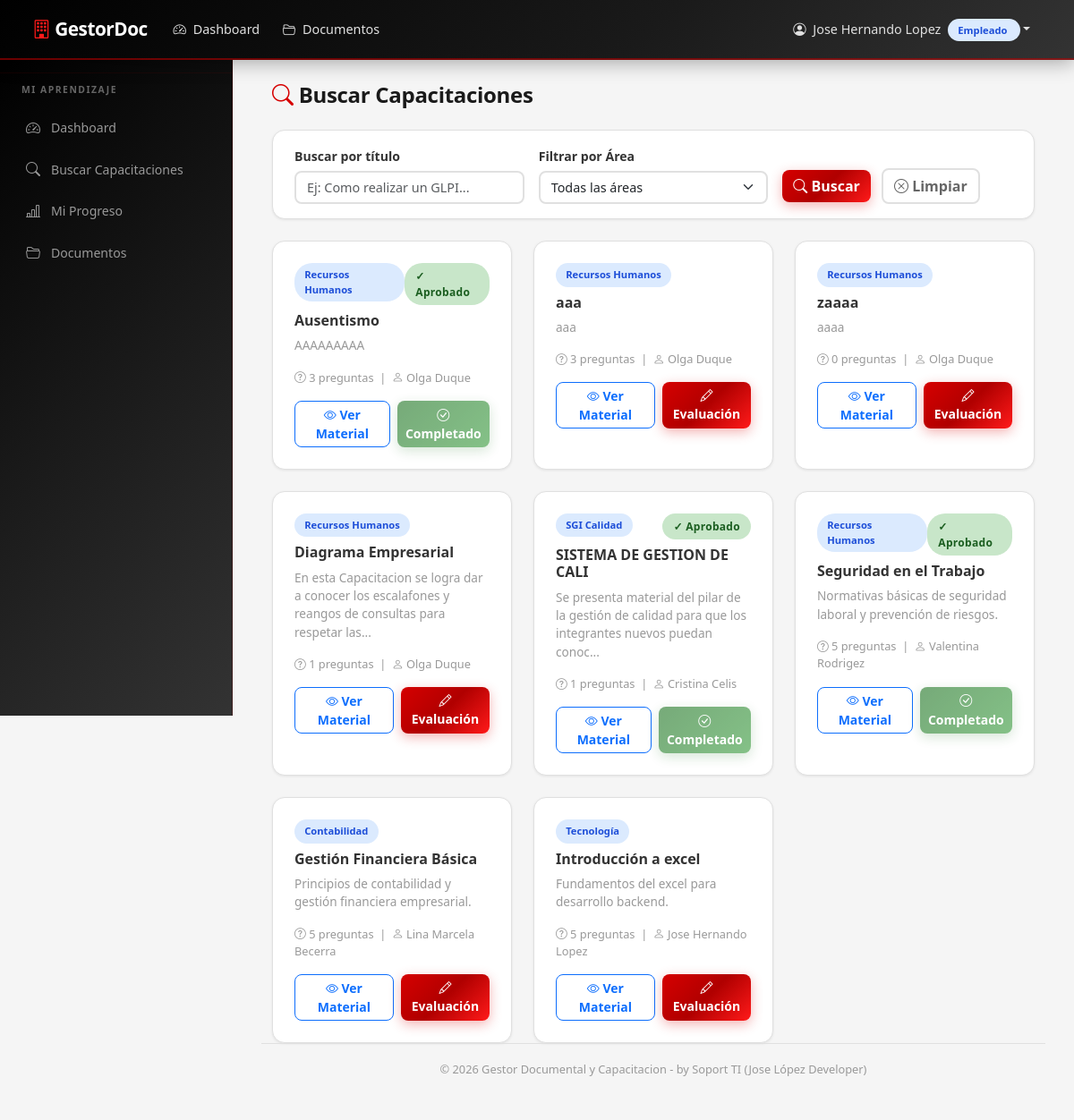
Page /capacitaciones (signed in) on the committed database.
### models.py (models this page shows, shortened)
class User(UserMixin, db.Model):
    __tablename__ = 'user'
    id = db.Column(db.Integer, primary_key=True)
    username = db.Column(db.String(80), unique=True, nullable=False)
    password_hash = db.Column(db.String(256), nullable=False)
    nombres = db.Column(db.String(120), nullable=False, default='')
    apellidos = db.Column(db.String(120), nullable=False, default='')
    role = db.Column(db.String(20), nullable=False, default='Empleado')
    activo = db.Column(db.Boolean, default=True)
    fecha_creacion = db.Column(db.DateTime, default=datetime.utcnow)
    gestor = db.relationship('Gestor', backref='user', uselist=False, lazy=True)
    empleado = db.relationship('Empleado', backref='user', uselist=False, lazy=True)
    @property
    def nombre_completo(self):
        return f'{self.nombres} {self.apellidos}'.strip()

class Capacitacion(db.Model):
    __tablename__ = 'capacitacion'
    id = db.Column(db.Integer, primary_key=True)
    titulo = db.Column(db.String(200), nullable=False)
    descripcion = db.Column(db.Text, default='')
    area_id = db.Column(db.Integer, db.ForeignKey('area.id'), nullable=False)
    gestor_id = db.Column(db.Integer, db.ForeignKey('gestor.id'), nullable=False)
    material_link = db.Column(db.String(500), default='')  # Video/PDF link (legacy)
    porcentaje_aprobacion = db.Column(db.Integer, default=80)  # % mínimo para aprobar
    activa = db.Column(db.Boolean, default=True)
    fecha_creacion = db.Column(db.DateTime, default=datetime.utcnow)
    preguntas = db.relationship('Pregunta', backref='capacitacion', lazy=True,
                                cascade='all, delete-orphan')
    progreso = db.relationship('ProgresoCapacitacion', backref='capacitacion', lazy=True)
    materiales = db.relationship('MaterialCapacitacion', backref='capacitacion', lazy=True,
                                 cascade='all, delete-orphan')

class Area(db.Model):
    __tablename__ = 'area'
    id = db.Column(db.Integer, primary_key=True)
    nombre_area = db.Column(db.String(100), unique=True, nullable=False)
    gestores = db.relationship('Gestor', backref='area', lazy=True)
    documentos = db.relationship('Documento', backref='area', lazy=True)
    capacitaciones = db.relationship('Capacitacion', backref='area', lazy=True)

### routes/empleado.py (the view)
@empleado_bp.route('/capacitaciones')
@login_required
def listar_capacitaciones():
    if current_user.role != 'Empleado':
        flash('Acceso no autorizado.', 'danger')
        return redirect(url_for('main.dashboard'))
    empleado = get_empleado()
    if not empleado:
        flash('Perfil de empleado no encontrado.', 'danger')
        return redirect(url_for('main.dashboard'))
    area_id = request.args.get('area_id', type=int)
    buscar = request.args.get('buscar', '').strip()
    query = Capacitacion.query.filter_by(activa=True)
    if area_id:
        query = query.filter_by(area_id=area_id)
    if buscar:
        query = query.filter(Capacitacion.titulo.ilike(f'%{buscar}%'))
    capacitaciones = query.order_by(Capacitacion.fecha_creacion.desc()).all()
    areas = Area.query.all()
    progresos = {}
    for cap in capacitaciones:
        progreso = ProgresoCapacitacion.query.filter_by(
            empleado_id=empleado.id,
            capacitacion_id=cap.id
        ).first()
        progresos[cap.id] = progreso
    return render_template('empleado/listar_capacitaciones.html',
                           capacitaciones=capacitaciones,
                           areas=areas,
                           progresos=progresos,
                           area_seleccionada=area_id,
                           buscar=buscar,
                           empleado=empleado)

### routes/empleado.py (called while the page is built)
def get_empleado():
    return Empleado.query.filter_by(user_id=current_user.id).first()

### templates/empleado/listar_capacitaciones.html (shortened to what this page needs)
{% extends "base.html" %}
{% block content %}
<div class="container-fluid">
    <h4 class="mb-4"><i class="bi bi-search"></i> Buscar Capacitaciones</h4>
    <div class="search-bar">
        <form method="GET" class="row g-3 align-items-end">
            <div class="col-md-4">
                <label class="form-label fw-semibold">Buscar por título</label>
                <input type="text" class="form-control" name="buscar"
                       value="{{ buscar }}" placeholder="Ej: Como realizar un GLPI...">
            </div>
            <div class="col-md-4">
                <label class="form-label fw-semibold">Filtrar por Área</label>
                <select class="form-select" name="area_id">
                    <option value="">Todas las áreas</option>
                </select>
            </div>
            <div class="col-md-4">
                <button type="submit" class="btn btn-primary me-2">
                    <i class="bi bi-search"></i> Buscar
                </button>
                <a href="{{ url_for('empleado.listar_capacitaciones') }}"
                   class="btn btn-outline-secondary">
                    <i class="bi bi-x-circle"></i> Limpiar
                </a>
            </div>
        </form>
    </div>
    {% if not capacitaciones %}
    <div class="empty-state">
        <i class="bi bi-book d-block"></i>
        <h5>No se encontraron capacitaciones</h5>
        <p class="text-muted">Intente con otros filtros de búsqueda.</p>
    </div>
    {% else %}
    <div class="row g-4">
        {% for cap in capacitaciones %}
        <div class="col-md-6 col-lg-4">
            <div class="card-custom h-100">
                <div class="card-body">
                    <div class="d-flex justify-content-between align-items-start mb-2">
                        <span class="badge-role" style="background:#dbeafe;color:#1d4ed8;">
                            {{ cap.area.nombre_area }}
                        </span>
                        {% if progresos[cap.id] %}
                            {% if progresos[cap.id].estado == 'Aprobado' %}
                                <span class="badge-estado badge-aprobado">✓ Aprobado</span>
                            {% else %}
                                <span class="badge-estado badge-pendiente">Intentado</span>
                            {% endif %}
                        {% endif %}
                    </div>
                    <h6 class="fw-bold mt-2">{{ cap.titulo }}</h6>
                    <p class="text-muted" style="font-size:0.85rem;">
                        {{ cap.descripcion[:100] }}{% if cap.descripcion|length > 100 %}...{% endif %}
                    </p>
                    <p class="text-muted mb-3" style="font-size:0.8rem;">
                        <i class="bi bi-question-circle"></i> {{ cap.preguntas | length }} preguntas
                        &nbsp;|&nbsp;
                        <i class="bi bi-person"></i> {{ cap.gestor.user.nombre_completo }}
                    </p>
                    <div class="d-flex gap-2">
                        <a href="{{ url_for('empleado.ver_material', capacitacion_id=cap.id) }}"
                           class="btn btn-sm btn-outline-primary flex-fill">
                            <i class="bi bi-eye"></i> Ver Material
                        </a>
                        {% if progresos[cap.id] and progresos[cap.id].estado == 'Aprobado' %}
                            <button class="btn btn-sm btn-success flex-fill" disabled>
                                <i class="bi bi-check-circle"></i> Completado
                            </button>
                        {% else %}
                            <a href="{{ url_for('empleado.rendir_evaluacion', capacitacion_id=cap.id) }}"
                               class="btn btn-sm btn-primary flex-fill">
                                <i class="bi bi-pencil"></i> Evaluación
                            </a>
                        {% endif %}
                    </div>
                </div>
            </div>
        </div>
        {% endfor %}
    </div>
    {% endif %}
</div>
{% endblock %}

### templates/base.html (shortened to what this page needs)
<!DOCTYPE html>
<html lang="es">
<head>
    <link href="https://cdn.jsdelivr.net/npm/bootstrap@5.3.3/dist/css/bootstrap.min.css" rel="stylesheet">
    <link href="https://cdn.jsdelivr.net/npm/bootstrap-icons@1.11.3/font/bootstrap-icons.min.css" rel="stylesheet">
    <link href="{{ url_for('static', filename='css/style.css') }}" rel="stylesheet">
</head>
<body>
    {% if current_user.is_authenticated %}
    <nav class="navbar navbar-expand-lg navbar-dark navbar-custom fixed-top">
        <div class="container-fluid">
            <a class="navbar-brand" href="{{ url_for('main.dashboard') }}">
                <i class="bi bi-building"></i> GestorDoc
            </a>
            <div class="collapse navbar-collapse" id="navbarNav">
                <ul class="navbar-nav me-auto">
                    <li class="nav-item">
                        <a class="nav-link" href="{{ url_for('main.dashboard') }}">
                            <i class="bi bi-speedometer2"></i> Dashboard
                        </a>
                    </li>
                    <li class="nav-item">
                        <a class="nav-link" href="{{ url_for('documentos.listar') }}">
                            <i class="bi bi-folder2-open"></i> Documentos
                        </a>
                    </li>
                </ul>
                <ul class="navbar-nav">
                    <li class="nav-item dropdown">
                        <a class="nav-link dropdown-toggle" href="#" role="button"
                           data-bs-toggle="dropdown">
                            <i class="bi bi-person-circle"></i>
                            {{ current_user.nombre_completo }}
                            <span class="badge-role"
                                  style="background:#dbeafe;color:#1d4ed8;margin-left:4px;">
                                {{ current_user.role | role_label }}
                            </span>
                        </a>
                    </li>
                </ul>
            </div>
        </div>
    </nav>
    <div class="sidebar">
        {% if current_user.role == 'Admin' %}
        <div class="sidebar-heading">Administración</div>
        <a href="{{ url_for('main.dashboard') }}" class="nav-link">
            <i class="bi bi-speedometer2"></i> Dashboard
        </a>
        <a href="{{ url_for('admin.listar_empleados') }}" class="nav-link">
            <i class="bi bi-people"></i> Empleados
        </a>
        <a href="{{ url_for('admin.listar_gestores') }}" class="nav-link">
            <i class="bi bi-person-badge"></i> Gestores
        </a>
        <a href="{{ url_for('rrhh.panel') }}" class="nav-link">
            <i class="bi bi-people"></i> Panel RRHH
        </a>
        <a href="{{ url_for('documentos.listar') }}" class="nav-link">
            <i class="bi bi-folder2-open"></i> Documentos
        </a>
        <a href="{{ url_for('documentos.subir') }}" class="nav-link">
            <i class="bi bi-upload"></i> Subir Documento
        </a>
        <a href="{{ url_for('rrhh.reporte') }}" class="nav-link">
            <i class="bi bi-graph-up"></i> Reportes
        </a>
        {% elif current_user.role == 'Empleado' %}
        <div class="sidebar-heading">Mi Aprendizaje</div>
        <a href="{{ url_for('main.dashboard') }}" class="nav-link">
            <i class="bi bi-speedometer2"></i> Dashboard
        </a>
        <a href="{{ url_for('empleado.listar_capacitaciones') }}" class="nav-link">
            <i class="bi bi-search"></i> Buscar Capacitaciones
        </a>
        <a href="{{ url_for('empleado.mi_progreso') }}" class="nav-link">
            <i class="bi bi-bar-chart-line"></i> Mi Progreso
        </a>
        <a href="{{ url_for('documentos.listar') }}" class="nav-link">
            <i class="bi bi-folder2-open"></i> Documentos
        </a>
        {% endif %}
    </div>
    {% endif %}
    {% if current_user.is_authenticated %}
    <div class="main-content">
    {% endif %}
        {% block content %}{% endblock %}
    {% if current_user.is_authenticated %}
        <div class="footer">
            © 2026 Gestor Documental y Capacitacion - by Soport TI (Jose López Developer)
        </div>
    </div>
    {% endif %}
</body>
</html>

### static/css/style.css (style rules this page uses)
:root { --primary: #D60000; --primary-dark: #B00000; --primary-light: #FF1A1A; --black: #000000; --dark: #1A1A1A; --dark-2: #333333; --gray: #666666; --gray-medium: #999999; --gray-light: #E0E0E0; --white: #FFFFFF; --light: #F5F5F5; --success: #2E7D32; --success-dark: #1B5E20; --warning: #F57F17; --danger: #D60000; --secondary: #333333; --accent: #D60000; --info: #666666; --border: #E0E0E0; --sidebar-bg: #1A1A1A; --sidebar-hover: #333333; --gradient-1: linear-gradient(135deg, #D60000 0%, #B00000 50%, #FF1A1A 100%); --gradient-2: linear-gradient(135deg, #333333 0%, #D60000 100%); --gradient-3: linear-gradient(135deg, #D60000 0%, #F57F17 100%); --gradient-4: linear-gradient(135deg, #2E7D32 0%, #1B5E20 100%); --gradient-dark: linear-gradient(135deg, #000000 0%, #1A1A1A 50%, #333333 100%); --shadow-sm: 0 1px 3px rgba(0, 0, 0, 0.08); --shadow-md: 0 4px 14px rgba(0, 0, 0, 0.12); --shadow-lg: 0 10px 30px rgba(0, 0, 0, 0.18); --shadow-primary: 0 4px 14px rgba(214, 0, 0, 0.3); --radius: 14px; --radius-sm: 8px; }
* { margin: 0; padding: 0; box-sizing: border-box; }
body { font-family: 'Segoe UI', Tahoma, Geneva, Verdana, sans-serif; background-color: #F5F5F5; color: #333333; min-height: 100vh; }
.navbar-custom { background: linear-gradient(135deg, #000000 0%, #1A1A1A 60%, #333333 100%); padding: 0.75rem 1.5rem; box-shadow: 0 4px 20px rgba(0, 0, 0, 0.3); border-bottom: 2px solid rgba(214, 0, 0, 0.5); }
.navbar-custom .navbar-brand { color: #fff; font-weight: 800; font-size: 1.3rem; letter-spacing: -0.5px; }
.navbar-custom .navbar-brand i { color: var(--primary-light); }
.navbar-custom .nav-link { color: #E0E0E0; transition: all 0.25s ease; font-size: 0.9rem; border-radius: var(--radius-sm); padding: 0.4rem 0.8rem !important; }
.navbar-custom .nav-link i { margin-right: 4px; }
.sidebar { width: 260px; background: var(--gradient-dark); border-right: 1px solid rgba(214, 0, 0, 0.15); height: calc(100vh - 60px); position: fixed; top: 60px; left: 0; overflow-y: auto; padding: 1rem 0; z-index: 100; }
.sidebar .nav-link { color: #999999; padding: 0.7rem 1.5rem; display: flex; align-items: center; gap: 10px; font-size: 0.88rem; border-left: 3px solid transparent; transition: all 0.25s ease; }
.sidebar .nav-link i { width: 20px; text-align: center; font-size: 1rem; }
.sidebar-heading { padding: 0.7rem 1.5rem; font-size: 0.65rem; text-transform: uppercase; color: #666666; font-weight: 800; letter-spacing: 1.5px; border-top: 1px solid rgba(214, 0, 0, 0.08); margin-top: 0.3rem; }
.main-content { margin-left: 260px; padding: 2rem; margin-top: 60px; min-height: calc(100vh - 60px); display: flex; flex-direction: column; }
.card-custom { background: #fff; border-radius: var(--radius); box-shadow: var(--shadow-sm); border: 1px solid var(--border); overflow: hidden; }
.card-custom .card-body { padding: 1.5rem; }
.badge-estado { padding: 0.35rem 0.75rem; border-radius: 20px; font-size: 0.75rem; font-weight: 700; letter-spacing: 0.3px; }
.badge-aprobado { background: #C8E6C9; color: #1B5E20; }
.badge-role { padding: 0.3rem 0.7rem; border-radius: 20px; font-size: 0.7rem; font-weight: 700; }
.btn { border-radius: var(--radius-sm); font-weight: 600; transition: all 0.25s ease; }
.btn-primary { background: var(--gradient-1); border: none; box-shadow: var(--shadow-primary); }
.btn-success { background: linear-gradient(135deg, #2E7D32, #43A047); border: none; box-shadow: 0 4px 14px rgba(46, 125, 50, 0.3); }
.btn-outline-secondary { border: 2px solid var(--border); color: var(--gray); font-weight: 600; }
.search-bar { background: #fff; border-radius: var(--radius); padding: 1rem 1.5rem; border: 1px solid var(--border); margin-bottom: 1.5rem; box-shadow: var(--shadow-sm); }
.search-bar .form-control, .search-bar .form-select { border-radius: var(--radius-sm); border: 2px solid var(--border); transition: all 0.25s ease; }
.form-control, .form-select { border-radius: var(--radius-sm); border: 2px solid var(--border); transition: all 0.25s ease; font-size: 0.9rem; }
.form-label { font-weight: 600; color: var(--dark-2); font-size: 0.88rem; margin-bottom: 0.35rem; }
.footer { text-align: center; padding: 1.2rem; color: var(--gray-medium); font-size: 0.8rem; border-top: 1px solid var(--border); margin-top: auto; }
h4 { font-weight: 800; color: var(--dark); letter-spacing: -0.3px; }
h4 i { color: var(--primary); }
.text-muted { color: var(--gray-medium) !important; }

### rows in the picture
User: nombre_completo "Jose Hernando Lopez", role|role_label "Empleado"
Capacitacion: area.nombre_area "Recursos Humanos", shows "✓ Aprobado", titulo "Ausentismo", descripcion "AAAAAAAAA", preguntas|length "3", gestor.user.nombre_completo "Olga Duque", shows "Completado"
Capacitacion: area.nombre_area "Recursos Humanos", titulo "aaa", descripcion "aaa", preguntas|length "3", gestor.user.nombre_completo "Olga Duque"
Capacitacion: area.nombre_area "Recursos Humanos", titulo "zaaaa", descripcion "aaaa", preguntas|length "0", gestor.user.nombre_completo "Olga Duque"
Capacitacion: area.nombre_area "Recursos Humanos", titulo "Diagrama Empresarial", descripcion "En esta Capacitacion se logra dar a conocer los escalafones y reangos de consultas para respetar las", preguntas|length "1", gestor.user.nombre_completo "Olga Duque"
Capacitacion: area.nombre_area "SGI Calidad", shows "✓ Aprobado", titulo "SISTEMA DE GESTION DE CALI", descripcion "Se presenta material del pilar de la gestión de calidad para que los integrantes nuevos puedan conoc", preguntas|length "1", gestor.user.nombre_completo "Cristina Celis", shows "Completado"
Capacitacion: area.nombre_area "Recursos Humanos", shows "✓ Aprobado", titulo "Seguridad en el Trabajo", descripcion "Normativas básicas de seguridad laboral y prevención de riesgos.", preguntas|length "5", gestor.user.nombre_completo "Valentina Rodrigez", shows "Completado"
Capacitacion: area.nombre_area "Contabilidad", titulo "Gestión Financiera Básica", descripcion "Principios de contabilidad y gestión financiera empresarial.", preguntas|length "5", gestor.user.nombre_completo "Lina Marcela Becerra"
Capacitacion: area.nombre_area "Tecnología", titulo "Introducción a excel", descripcion "Fundamentos del excel para desarrollo backend.", preguntas|length "5", gestor.user.nombre_completo "Jose Hernando Lopez"
